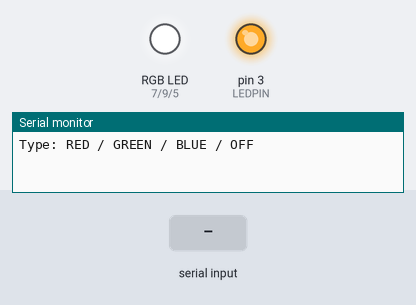
A sketch run on a simulated Arduino Uno, built with avr-gcc and run on an emulated ATmega328P. On the bench: an RGB LED mixed from three pins (HIGH = lit), output pins drawn as LEDs (lit = HIGH), the last lines printed to the serial monitor. The inputs (shaded band) are chosen by the test bench.

Above: at 1.2 s.
1.3 s: "RED\n" received over Serial
At 1.8 s:
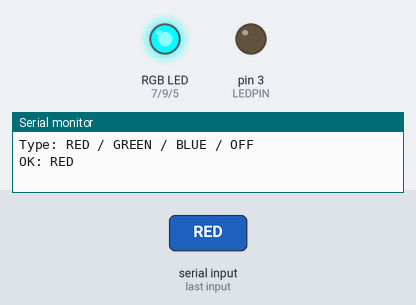
2.8 s: "GREEN\n" received over Serial
At 4.0 s:
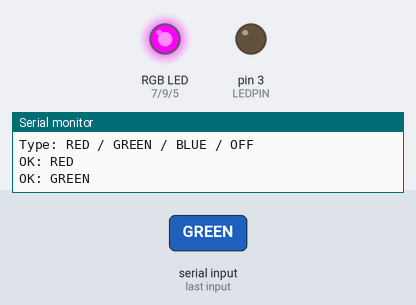
4.3 s: "BLUE\n" received over Serial
At 5.4 s:
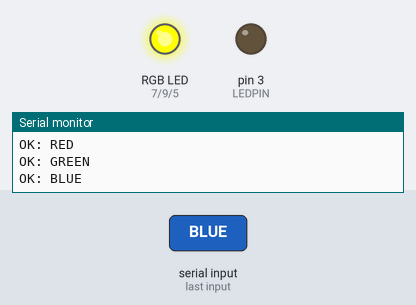
Timing chart, 0 to 7.3 s (numbered marks = the images above; inputs shaded):
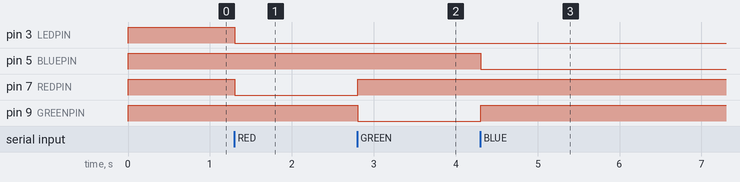

Measured:
- after the input at 1.3 s, pin 3 (LEDPIN), pin 7 (REDPIN): HIGH → LOW at once
- after the input at 2.8 s, pin 7 (REDPIN): LOW → HIGH at once; pin 9 (GREENPIN): HIGH → LOW at once
- after the input at 4.3 s, pin 5 (BLUEPIN): HIGH → LOW at once; pin 9 (GREENPIN): LOW → HIGH at once

The sketch:

HW4_1.ino
```cpp
#define LEDPIN   3
#define BLUEPIN  5
#define REDPIN   7
#define GREENPIN 9
int lastR = 0, lastG = 255, lastB = 255; // default RED

void setup() {
  Serial.begin(9600);

  pinMode(LEDPIN, OUTPUT);
  pinMode(BLUEPIN, OUTPUT);
  pinMode(REDPIN, OUTPUT);
  pinMode(GREENPIN, OUTPUT);

  digitalWrite(LEDPIN, HIGH);
  analogWrite(BLUEPIN, 255);
  analogWrite(REDPIN, 255);
  analogWrite(GREENPIN, 255);

  Serial.println("Type: RED / GREEN / BLUE / OFF");
}

void loop() {
  if (Serial.available() > 0) {
    String cmd = Serial.readStringUntil('\n');
    cmd.trim(); cmd.toUpperCase();

    if (cmd == "RED") {
      lastR = 0;   lastG = 255; lastB = 255; // R on, others off
      digitalWrite(LEDPIN, LOW);
      applyRGB();
      Serial.println("OK: RED");
    } else if (cmd == "GREEN") {
      lastR = 255; lastG = 0;   lastB = 255;
      digitalWrite(LEDPIN, LOW);
      applyRGB();
      Serial.println("OK: GREEN");
    } else if (cmd == "BLUE") {
      lastR = 255; lastG = 255; lastB = 0;
      digitalWrite(LEDPIN, LOW);
      applyRGB();
      Serial.println("OK: BLUE");
    } else if (cmd == "OFF") {
      digitalWrite(LEDPIN, HIGH);
      // keep channels off for clarity
      analogWrite(REDPIN,   255);
      analogWrite(GREENPIN, 255);
      analogWrite(BLUEPIN,  255);
      Serial.println("OK: OFF");
    } else if (cmd.length() > 0) {
      Serial.println("Use RED / GREEN / BLUE / OFF");
    }
  }
}

void applyRGB() {
  // Show color only when master is ON (LEDPIN LOW)
  if (digitalRead(LEDPIN) == LOW) {
    analogWrite(REDPIN,   lastR);
    analogWrite(GREENPIN, lastG);
    analogWrite(BLUEPIN,  lastB);
  } else {
    analogWrite(REDPIN,   255);
    analogWrite(GREENPIN, 255);
    analogWrite(BLUEPIN,  255);
  }
}
```
